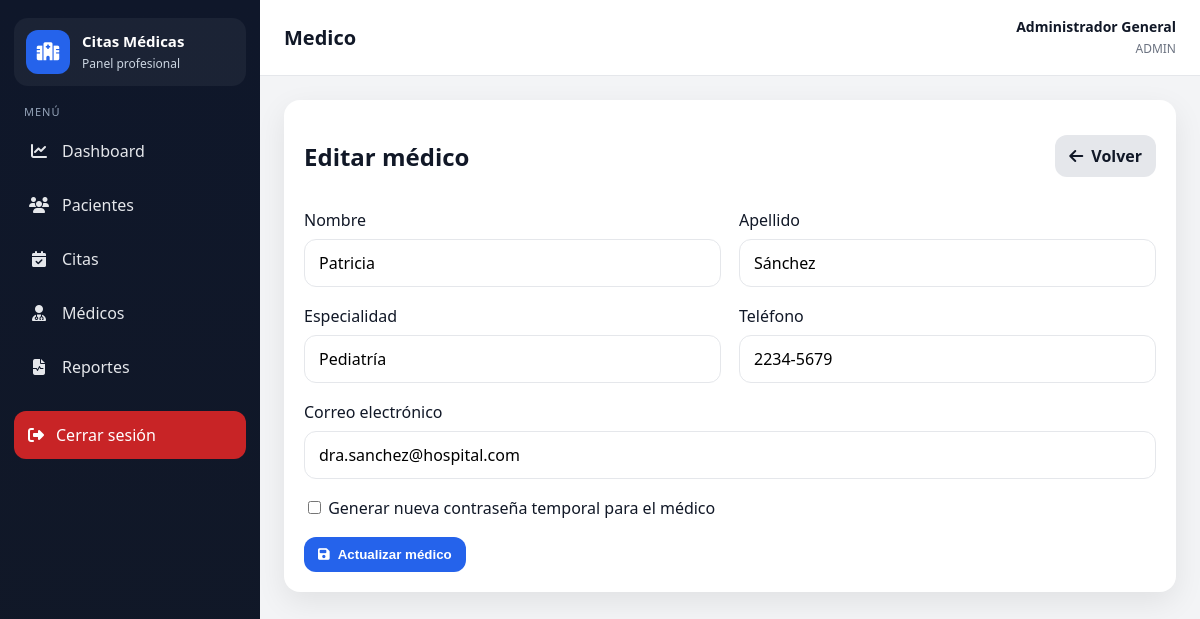
The page /index.php?controller=medico&action=editar&id=2 (signed in) on the database its author committed.
### tables this page shows
CREATE TABLE medicos (
    id INT AUTO_INCREMENT PRIMARY KEY,
    nombre VARCHAR(100) NOT NULL,
    apellido VARCHAR(100) NOT NULL,
    especialidad VARCHAR(100) NOT NULL,
    telefono VARCHAR(20) NULL,
    email VARCHAR(100) NOT NULL UNIQUE,
    fecha_registro TIMESTAMP DEFAULT CURRENT_TIMESTAMP
);

### app/controllers/MedicoController.php (called while the page is built, shortened)
<?php
require_once __DIR__ . '/../models/Medico.php';
require_once __DIR__ . '/../config/database.php';
class MedicoController {
    private $medico;
    public function __construct(){
        $this->medico = new Medico();
    }
    public function editar(){
        $id = (int)($_GET['id'] ?? 0);
        $medico = $this->medico->obtenerPorId($id);
        require_once __DIR__ . '/../views/medicos/editar.php';
    }
}

### routes/web.php (called while the page is built, shortened)
<?php
$controller = $_GET['controller'] ?? (isset($_SESSION['usuario_id']) ? 'dashboard' : 'auth');
$action = $_GET['action'] ?? (isset($_SESSION['usuario_id']) ? 'index' : 'login');
switch($controller){
    case 'medico':
        require_once __DIR__ . '/../app/controllers/MedicoController.php';
        $ctrl = new MedicoController();
        break;
}
$ctrl->$action();

### public/index.php (called while the page is built, shortened)
<?php
require_once __DIR__ . '/../routes/web.php';

### app/config/database.php (called while the page is built)
<?php
class Database {
    private $host = "localhost";
    private $db_name = "citas_medicas";
    private $username = "root";
    private $password = "admin";
    private $charset = "utf8mb4";
    public function conectar() {
        try {
            $dsn = "mysql:host={$this->host};dbname={$this->db_name};charset={$this->charset}";
            $pdo = new PDO($dsn, $this->username, $this->password);
            $pdo->setAttribute(PDO::ATTR_ERRMODE, PDO::ERRMODE_EXCEPTION);
            $pdo->setAttribute(PDO::ATTR_DEFAULT_FETCH_MODE, PDO::FETCH_ASSOC);
            return $pdo;
        } catch (PDOException $e) {
            die("Error de conexión: " . $e->getMessage());
        }
    }
}

### app/core/Model.php (called while the page is built, shortened)
<?php
require_once __DIR__ . '/../config/database.php';
class Model {
    public function __construct() {
        $database = new Database();
        $this->db = $database->conectar();
    }
}

### app/models/Medico.php (called while the page is built, shortened)
<?php
require_once __DIR__ . '/../core/Model.php';
class Medico extends Model {
    public function obtenerPorId($id){
        $stmt = $this->db->prepare("SELECT * FROM medicos WHERE id = :id LIMIT 1");
        $stmt->execute([':id' => $id]);
        return $stmt->fetch();
    }
}

### app/views/medicos/editar.php (the view, shortened to what this page needs)
<?php require_once __DIR__ . '/../layout/header.php'; ?>
<div class="form-card"><div class="form-header"><h2>Editar médico</h2><a href="index.php?controller=medico&action=index" class="btn btn-secondary"><i class="fa-solid fa-arrow-left"></i> Volver</a></div>
<form method="POST" action="index.php?controller=medico&action=actualizar"><input type="hidden" name="id" value="<?= $medico['id'] ?>"><div class="form-grid">
<div class="form-group"><label>Nombre</label><input type="text" name="nombre" id='nombre' value="<?= htmlspecialchars($medico['nombre']) ?>" required></div>
<div class="form-group"><label>Apellido</label><input type="text" name="apellido" id='apellido' value="<?= htmlspecialchars($medico['apellido']) ?>" required></div>
<div class="form-group"><label>Especialidad</label><input type="text" name="especialidad" id='especialidad' value="<?= htmlspecialchars($medico['especialidad']) ?>" required></div>
<div class="form-group"><label>Teléfono</label><input type="text" name="telefono" id='telefono' maxlength="9" data-mask="telefono" value="<?= htmlspecialchars($medico['telefono']) ?>"></div>
<div class="form-group full"><label>Correo electrónico</label><input type="email" id='email' name="email" value="<?= htmlspecialchars($medico['email']) ?>" required></div>
<div class="form-group full"><label><input type="checkbox" name="reset_password" value="1"> Generar nueva contraseña temporal para el médico</label></div>
</div><div class="form-actions"><button class="btn btn-primary"><i class="fa-solid fa-floppy-disk"></i> Actualizar médico</button></div></form></div>
<?php require_once __DIR__ . '/../layout/footer.php'; ?>

### app/views/layout/header.php (style rules this page uses)
:root { --sidebar-bg:#111827;--sidebar-hover:#1f2937;--sidebar-active:#2563eb;--body-bg:#f3f4f6;--card-bg:#fff;--text:#111827;--muted:#6b7280;--border:#e5e7eb;--primary:#2563eb;--primary-dark:#1d4ed8;--success:#16a34a;--warning:#f59e0b;--danger:#dc2626;--info:#0ea5e9;--shadow:0 10px 30px rgba(0,0,0,.08);--radius:16px }
* { box-sizing:border-box }
body { margin:0;font-family:'Segoe UI',Tahoma,Geneva,Verdana,sans-serif;background:var(--body-bg);color:var(--text) }
a { text-decoration:none;color:inherit }
.card,.table-card,.form-card { background:var(--card-bg);border-radius:var(--radius);box-shadow:var(--shadow) }
.table-card,.form-card { padding:20px }
.table-header,.form-header { display:flex;align-items:center;justify-content:space-between;gap:15px;margin-bottom:16px }
.btn { border:none;border-radius:12px;padding:10px 14px;font-weight:700;cursor:pointer;display:inline-flex;align-items:center;gap:8px }
.btn-primary { background:var(--primary);color:#fff }
.btn-secondary { background:#e5e7eb;color:#111827 }
.form-grid { display:grid;grid-template-columns:repeat(2,minmax(0,1fr));gap:18px }
.form-group { display:flex;flex-direction:column;gap:8px }
.form-group.full { grid-column:1/-1 }
.form-group input,.form-group select,.form-group textarea { padding:12px 14px;border:1px solid var(--border);border-radius:12px;font:inherit;background:#fff }
.form-actions { display:flex;gap:12px;flex-wrap:wrap;margin-top:18px }

### rows shown on the page
medicos: nombre "Patricia", apellido "Sánchez", especialidad "Pediatría", telefono "2234-5679", email "dra.sanchez@hospital.com"

### other values the page prints
$currentController "Medico"
$_SESSION['usuario_nombre'] "Administrador General"
$role "ADMIN"
